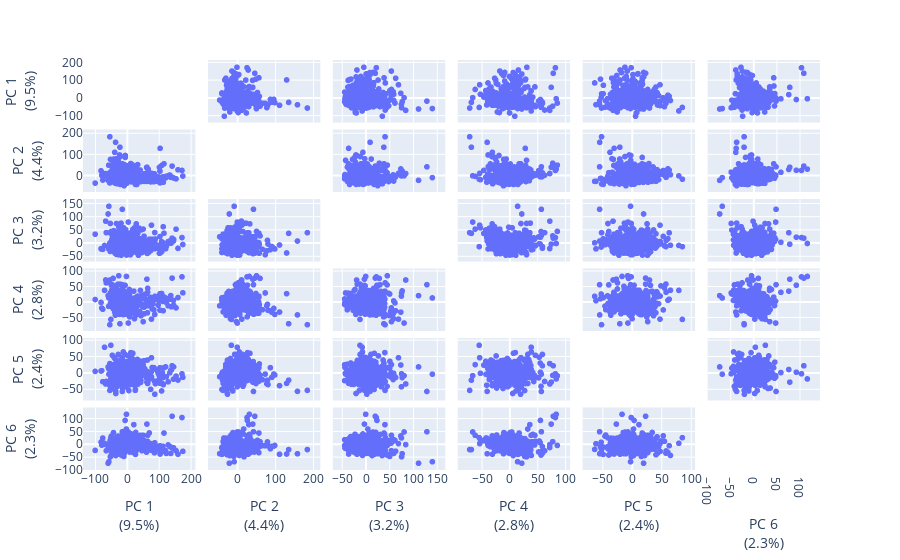

Notebook code cell kept with this figure:
### Code cell
fig = px.scatter_matrix(
    components,
    labels=labels,
    dimensions=range(6),
    hover_name=df.index,
)
fig.update_traces(diagonal_visible=False)
fig.show(width=800, height=800)

### Figure 1 — Plotly figure (JSON) as saved in the notebook; plotly's stock layout.template omitted (floating-point values rounded to 4 significant figures; data arrays with more than 128 entries replaced by an {"elided": "..."} marker saying what was removed)
{"data": [{"diagonal": {"visible": false}, "dimensions": [{"axis": {"matches": true}, "label": "PC 1<br>(9.5%)", "values": {"elided": "473 float values"}}, {"axis": {"matches": true}, "label": "PC 2<br>(4.4%)", "values": {"elided": "473 float values"}}, {"axis": {"matches": true}, "label": "PC 3<br>(3.2%)", "values": {"elided": "473 float values"}}, {"axis": {"matches": true}, "label": "PC 4<br>(2.8%)", "values": {"elided": "473 float values"}}, {"axis": {"matches": true}, "label": "PC 5<br>(2.4%)", "values": {"elided": "473 float values"}}, {"axis": {"matches": true}, "label": "PC 6<br>(2.3%)", "values": {"elided": "473 float values"}}], "hovertemplate": "<b>%{hovertext}</b><br><br>%{xaxis.title.text}=%{x}<br>%{yaxis.title.text}=%{y}<extra></extra>", "hovertext": {"elided": "473 str values"}, "legendgroup": "", "marker": {"color": "#636efa", "symbol": "circle"}, "name": "", "showlegend": false, "type": "splom"}], "layout": {"autosize": true, "dragmode": "select", "legend": {"tracegroupgap": 0}, "margin": {"t": 60}, "xaxis": {"autorange": true, "range": [-130.0, 204.5], "type": "linear"}, "xaxis2": {"autorange": true, "range": [-70.46, 210.2], "type": "linear"}, "xaxis3": {"autorange": true, "range": [-63.71, 160.7], "type": "linear"}, "xaxis4": {"autorange": true, "range": [-88.51, 103.1], "type": "linear"}, "xaxis5": {"autorange": true, "range": [-79.26, 101.6], "type": "linear"}, "xaxis6": {"autorange": true, "range": [-93.77, 137.0], "type": "linear"}, "yaxis": {"autorange": true, "range": [-130.0, 204.5], "type": "linear"}, "yaxis2": {"autorange": true, "range": [-70.46, 210.2], "type": "linear"}, "yaxis3": {"autorange": true, "range": [-63.71, 160.7], "type": "linear"}, "yaxis4": {"autorange": true, "range": [-88.51, 103.1], "type": "linear"}, "yaxis5": {"autorange": true, "range": [-79.26, 101.6], "type": "linear"}, "yaxis6": {"autorange": true, "range": [-93.77, 137.0], "type": "linear"}}}
